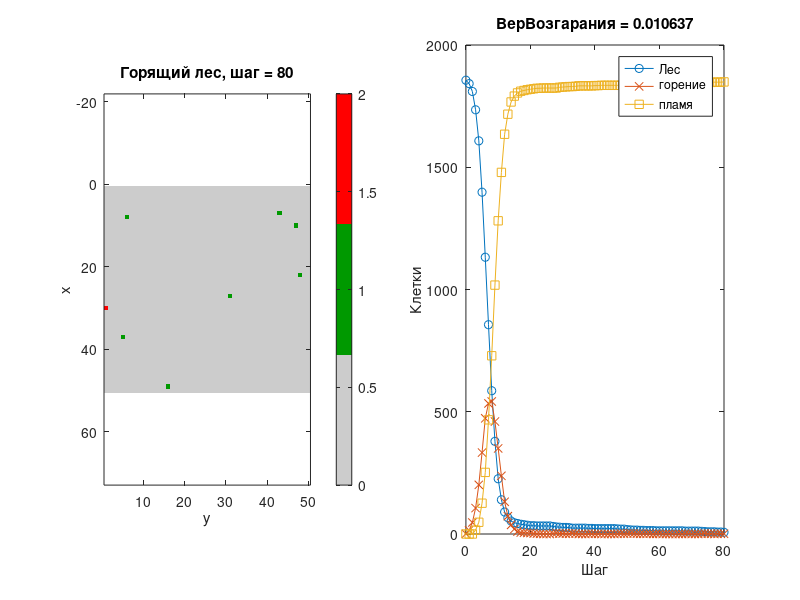

This chart was generated by the following MATLAB code:
Nx = 50;
Ny = 50;
maxSteps = 80;

forestDensity = 0.75;
omega = 0.15;
pBase = 0.002;
pAmplitude = 0.03;
rSpread = 0.35;
burnDuration = 3;
sExtinguish = 0.03;
plotEvery = 5;

rand("state", 2);

% Состояния: 0 - сгорело; 1 - лес; 2 - горит
grid = zeros(Nx, Ny);
grid(rand(Nx, Ny) < forestDensity) = 1;

% пожар в центре
grid(round(Nx/2), round(Ny/2)) = 2;

burnAge = zeros(Nx, Ny);
forestArea = zeros(maxSteps + 1, 1);
burningArea = zeros(maxSteps + 1, 1);
burntArea = zeros(maxSteps + 1, 1);

initialEmpty = sum(grid(:) == 0);
forestArea(1) = sum(grid(:) == 1);
burningArea(1) = sum(grid(:) == 2);
burntArea(1) = 0;

figure("Name", "Forest Fire Model");

for t = 1:maxSteps

    % вероятность случайного возгорания
    pIgnition = pBase + pAmplitude * sin(omega * t)^2;
    burningNeighbors = conv2(double(grid == 2), ones(3), "same") - double(grid == 2);

    nextGrid = grid;
    nextBurnAge = burnAge;
    forestMask = (grid == 1);
    igniteFromLightning = forestMask & (rand(Nx, Ny) < pIgnition);
    spreadProbability = 1 - (1 - rSpread) .^ burningNeighbors;
    igniteFromNeighbors = forestMask & (burningNeighbors > 0) & (rand(Nx, Ny) < spreadProbability);

    newFires = igniteFromLightning | igniteFromNeighbors;
    nextGrid(newFires) = 2;
    nextBurnAge(newFires) = 1;

    % клетки продолжают гореть
    burningMask = (grid == 2);
    nextBurnAge(burningMask) = nextBurnAge(burningMask) + 1;
    extinguishRandomly = burningMask & (rand(Nx, Ny) < sExtinguish);
    extinguishByAge = burningMask & (nextBurnAge >= burnDuration);

    stopBurning = extinguishRandomly | extinguishByAge;
    nextGrid(stopBurning) = 0;
    nextBurnAge(stopBurning) = 0;

    grid = nextGrid;
    burnAge = nextBurnAge;

    % статистика
    forestArea(t + 1) = sum(grid(:) == 1);
    burningArea(t + 1) = sum(grid(:) == 2);
    burntArea(t + 1) = sum(grid(:) == 0) - initialEmpty;
    if mod(t, plotEvery) == 0 || t == 1 || t == maxSteps
        clf;

        subplot(1,2,1);
        imagesc(grid);
        axis equal tight;
        title(["Горящий лес, шаг = " num2str(t)]);
        xlabel("y");
        ylabel("x");
        colormap([0.8 0.8 0.8; 0 0.6 0; 1 0 0]);
        colorbar;

        subplot(1,2,2);
        plot(0:t, forestArea(1:t+1), "-o", 0:t, burningArea(1:t+1), "-x", 0:t, burntArea(1:t+1), "-s");
        legend("Лес", "горение", "пламя");
        xlabel("Шаг");
        ylabel("Клетки");
        title(["ВерВозгарания = " num2str(pIgnition)]);
        drawnow;
    end
end

finalBurntFraction = burntArea(end) / (Nx * Ny);

disp(["Время горения = " num2str(finalBurntFraction)]);

pause;
